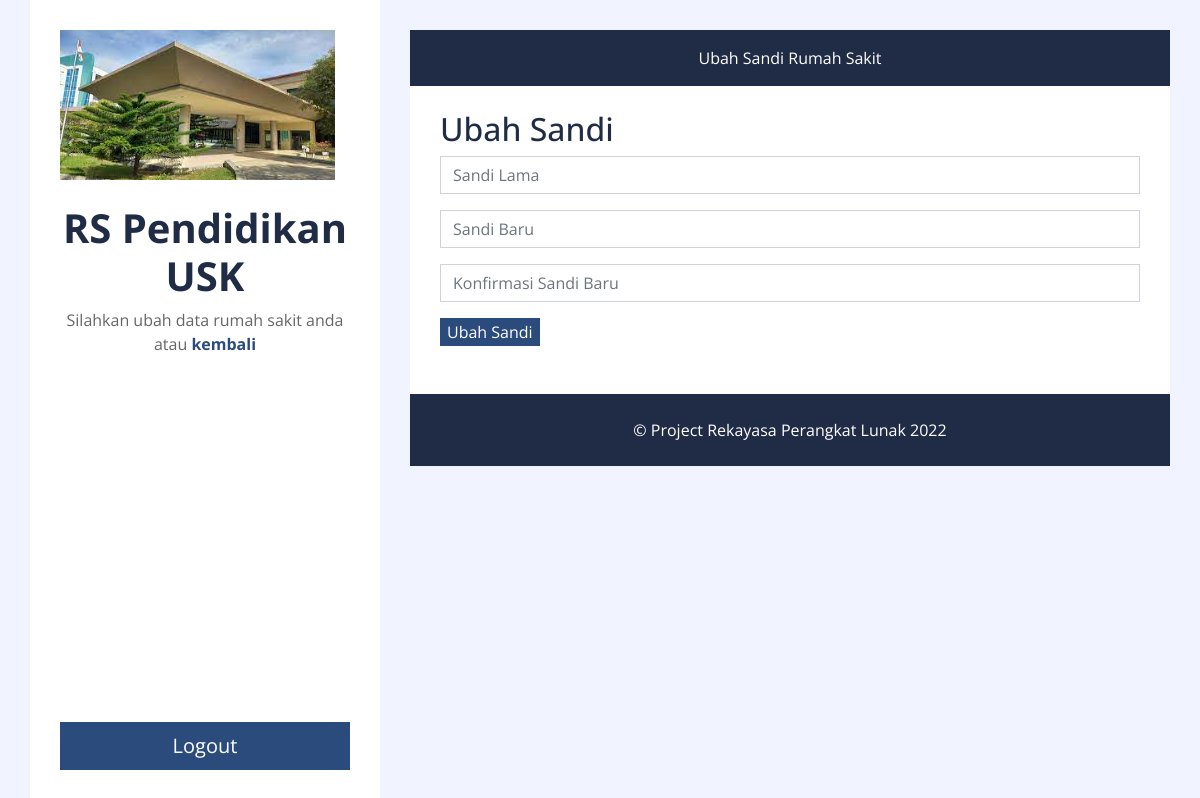
Screenshot of /admin/rubah_sandi.php (signed in) with the database file from the repository.
### tables this page shows
CREATE TABLE `rumah_sakit` (
  `id` int(11) NOT NULL,
  `nama_rs` varchar(52) NOT NULL,
  `password` varchar(50) NOT NULL,
  `profil_rs` text NOT NULL,
  `no_tlpn_rs` varchar(15) NOT NULL,
  `alamat` varchar(100) NOT NULL,
  `link_gmaps` text NOT NULL,
  `jumlah_ambulan` int(11) NOT NULL,
  `namaimg` varchar(100) NOT NULL,
  `ukuranimg` int(11) NOT NULL,
  `tipe` varchar(20) NOT NULL,
  `lat` varchar(100) NOT NULL,
  `lon` varchar(100) NOT NULL,
  `jarak` double NOT NULL
);

### admin/rubah_sandi.php (the view, shortened to what this page needs)
<?php
include "../backend/connect.php";
?>
<!DOCTYPE html>
<html lang="en">
    <head>
        <link href="https://cdnjs.cloudflare.com/ajax/libs/font-awesome/5.10.0/css/all.min.css" rel="stylesheet">
        <link href="../css/style.css" rel="stylesheet">
    </head>
    <body>
        <div class="wrapper">
            <div class="sidebar">
                <?php
                    if(isset($_SESSION['status'])){
                    if($_SESSION['status'] == 'login'){
                    $ids = $_SESSION['id'];
                    $query = mysqli_query($koneksi, "SELECT * FROM rumah_sakit WHERE id = $ids");
                    $data = mysqli_fetch_array($query);
                ?>
                <div class="sidebar-text d-flex flex-column h-100 justify-content-center text-center">
                	<img class="sss" src="../img/rsimg/<?= $data['namaimg'] ?>" alt="Image"><br>
                    <h1 class="font-weight-bold"><?= $data['nama_rs']; ?></h1>
                    <p class="mb-4">Silahkan ubah data rumah sakit anda atau <a href="detail_admin.php"><b>kembali</b></a></p>
                    <a href="../backend/logout.php" class="btn btn-lg btn-block btn-primary mt-auto">Logout</a>
                </div>
                <?php }} ?>
            </div>
            <div class="content">
                <div class="container p-0">
                    <nav class="navbar navbar-expand-lg bg-secondary navbar-dark">
                        <div class="collapse navbar-collapse justify-content-between" id="navbarCollapse">
                            <div class="navbar-nav m-auto">
                                <a href="#" class="nav-item nav-link active">Ubah Sandi Rumah Sakit</a>
                            </div>
                        </div>
                    </nav>
                </div>
                <div class="container p-0">
                	<div id="blog-carousel" class="carousel slide" data-ride="carousel">
                		<div class="container bg-white pt-4">
							<div class="col-md-12 pb-5">
			                    <div class="contact-form">
			                        <h2>Ubah Sandi</h2>
			                        <form name="sentMessage" id="contactForm" novalidate="novalidate" action="../backend/ubah_sandi.php" method="POST">
			                            <div class="control-group">
			                                <input type="password" class="form-control" name="sandi_lama" placeholder="Sandi Lama" required="required"/>
			                            </div>
			                            <div class="control-group">
			                                <input type="password" class="form-control" name="sandi_baru" placeholder="Sandi Baru" required="required"/>
			                            </div>
			                            <div class="control-group">
			                                <input type="password" class="form-control" name="sandi_baru_konfir" placeholder="Konfirmasi Sandi Baru" required="required"/>
			                            </div>
			                            <div>
			                                <button class="btn btn-primary" type="submit" id="sendMessageButton">Ubah Sandi</button>
			                            </div>
			                        </form>
			                    </div>
			                </div>
                        </div>
                    </div>
                </div>
                <div class="container py-4 bg-secondary text-center">
                    <p class="m-0 text-white">
                        &copy; Project Rekayasa Perangkat Lunak 2022
                    </p>
                </div>
            </div>
        </div>
    </body>
</html>

### rows the page displays
rumah_sakit: namaimg (picture), nama_rs "RS Pendidikan USK"
